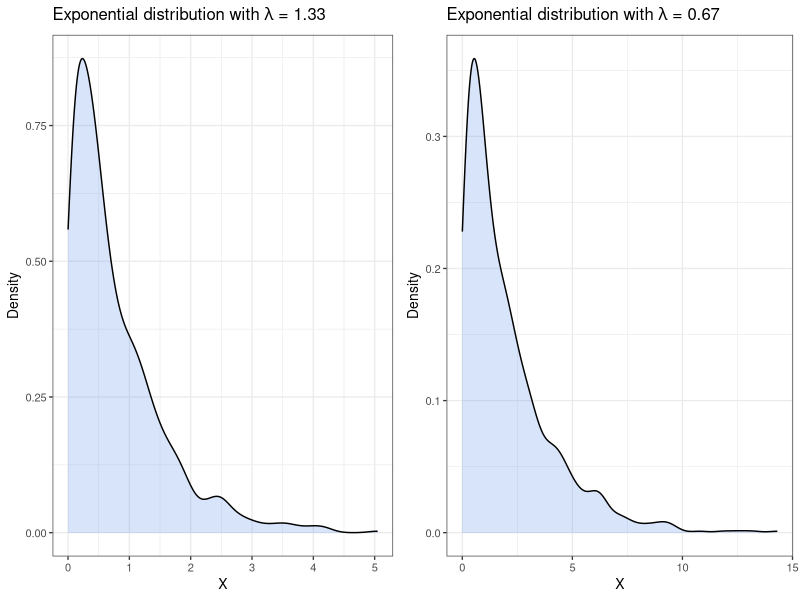
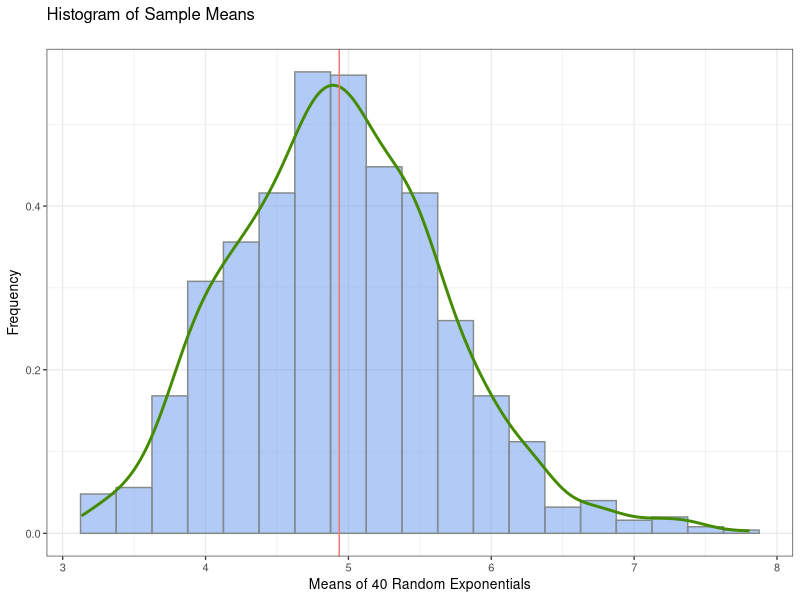
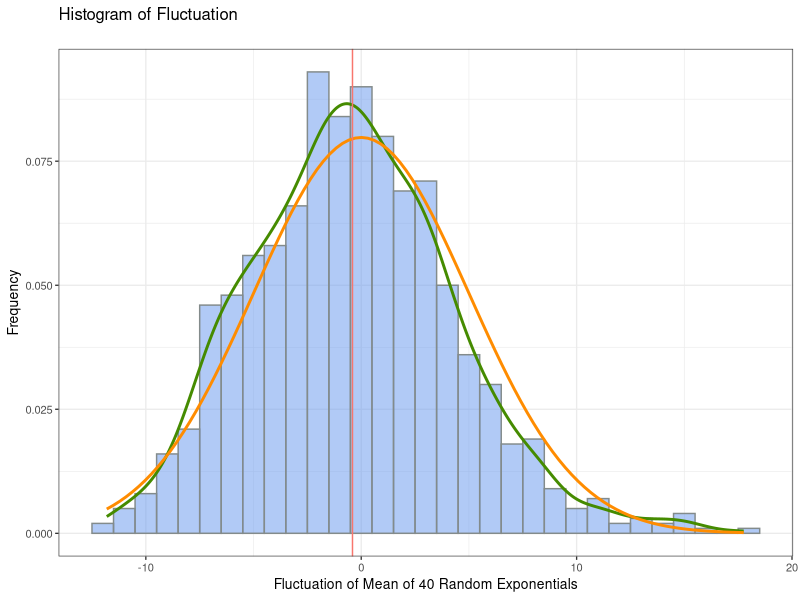
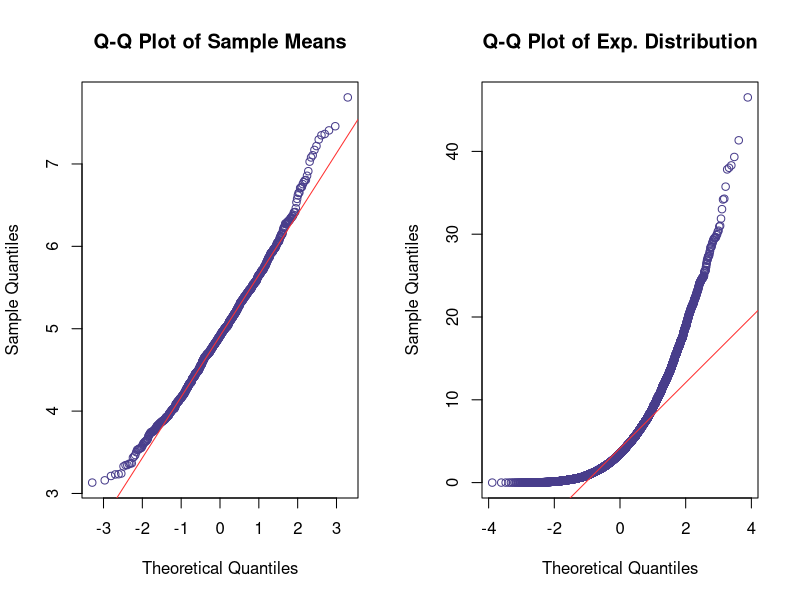
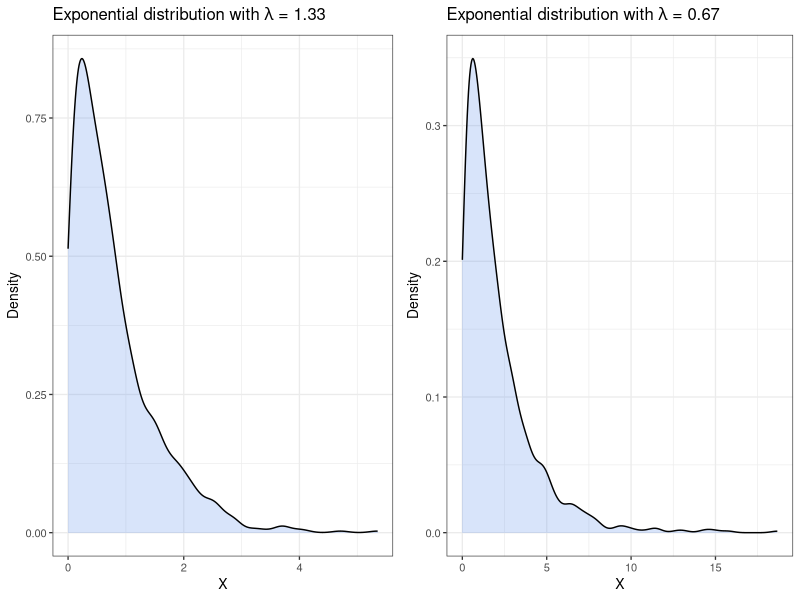

Write R code to recreate these figures, in order.
suppressMessages(library(ggplot2))
suppressMessages(library(gridExtra))
suppressMessages(library(dplyr))

ex1 <- data.frame(val = rexp(1000, 1.33))
ex1Plot <-  ggplot(ex1, aes(x=val)) + 
  geom_density(col = "black", fill = "cornflowerblue", alpha = .25) +
  ggtitle(expression(paste("Exponential distribution with ", lambda, " = 1.33"))) +
  labs(x = "X", y = "Density") +
  theme_bw(base_size = 10)

ex2 <- data.frame(val = rexp(1000, .5))
ex2Plot <-  ggplot(ex2, aes(x=val)) + 
  geom_density(col = "black", fill = "cornflowerblue", alpha = .25) +
  ggtitle(expression(paste("Exponential distribution with ", lambda, " = 0.67"))) +
  labs(x = "X", y = "Density") +
  theme_bw(base_size = 10)

grid.arrange(ex1Plot, ex2Plot, nrow=1, ncol=2)


lambda <- .2
n <- 40
numSims <- 1000
mu <- 1 / lambda
simulations <- data.frame(t(replicate(numSims, rexp(n, lambda)))) %>%
  mutate(xBar = rowMeans(.), flux = sqrt(n) * (xBar - mu))
ggplot(simulations, aes(x=xBar)) +
  ggtitle("Histogram of Sample Means\n") +
  labs(x = "Means of 40 Random Exponentials", y = "Frequency") +
  geom_histogram(aes(y = ..density..), col = "azure4", fill = "cornflowerblue", 
                 alpha = .5, binwidth = .25) +
  geom_density(color = "chartreuse4", size = 1) +
  geom_vline(aes(xintercept = mean(xBar), color = "firebrick"), 
             show.legend = FALSE) +
  theme_bw(base_size = 10)


confInt <- t.test(simulations$xBar)$conf.int
sampleMean <- mean(simulations$xBar)
data.frame(Mean = c(sampleMean, mu), row.names = c("Sample", "Theoretical"))
lowerCI <- confInt[1]
upperCI <- confInt[2]


sigmaSq <- (1 / (lambda^2)) / n
sampleVariance <- var(simulations$xBar)
data.frame(Variance = c(sampleVariance, sigmaSq), 
           row.names = c("Sample", "Theoretical"))


ggplot(simulations, aes(x=flux)) +
  ggtitle("Histogram of Fluctuation\n") +
  labs(x = "Fluctuation of Mean of 40 Random Exponentials", y = "Frequency") +
  geom_histogram(aes(y = ..density..), col = "azure4", fill = "cornflowerblue",
                 alpha = .5, binwidth = 1) +
  geom_density(color = "chartreuse4", size = 1) +
  stat_function(fun = dnorm, color = "darkorange", size = 1, 
                args = list(mean = 0, sd = 5)) +
  geom_vline(aes(xintercept = mean(flux), color = "firebrick"), 
             show.legend = FALSE) +
  theme_bw(base_size = 10)


fluxMean <- mean(simulations$flux)
fluxSd <- sd(simulations$flux)
data.frame(Value = c(fluxMean, fluxSd), 
           row.names = c("Mean", "Standard Deviation"))


bigSim <- rexp(10000, .2)
par(mfrow=c(1,2))
qqnorm(y = simulations$xBar, col = "darkslateblue", 
       main = "Q-Q Plot of Sample Means")
qqline(y = simulations$xBar, col = "firebrick1")
qqnorm(y = bigSim, col = "darkslateblue", 
       main = "Q-Q Plot of Exp. Distribution")
qqline(y = bigSim, col = "firebrick1")


ex1 <- data.frame(val = rexp(1000, 1.33))
ex1Plot <-  ggplot(ex1, aes(x=val)) + 
  geom_density(col = "black", fill = "cornflowerblue", alpha = .25) +
  ggtitle(expression(paste("Exponential distribution with ", 
                           lambda, " = 1.33"))) +
  labs(x = "X", y = "Density") +
  theme_bw(base_size = 10)

ex2 <- data.frame(val = rexp(1000, .5))
ex2Plot <-  ggplot(ex2, aes(x=val)) + 
  geom_density(col = "black", fill = "cornflowerblue", alpha = .25) +
  ggtitle(expression(paste("Exponential distribution with ", 
                           lambda, " = 0.67"))) +
  labs(x = "X", y = "Density") +
  theme_bw(base_size = 10)

grid.arrange(ex1Plot, ex2Plot, nrow=1, ncol=2)
